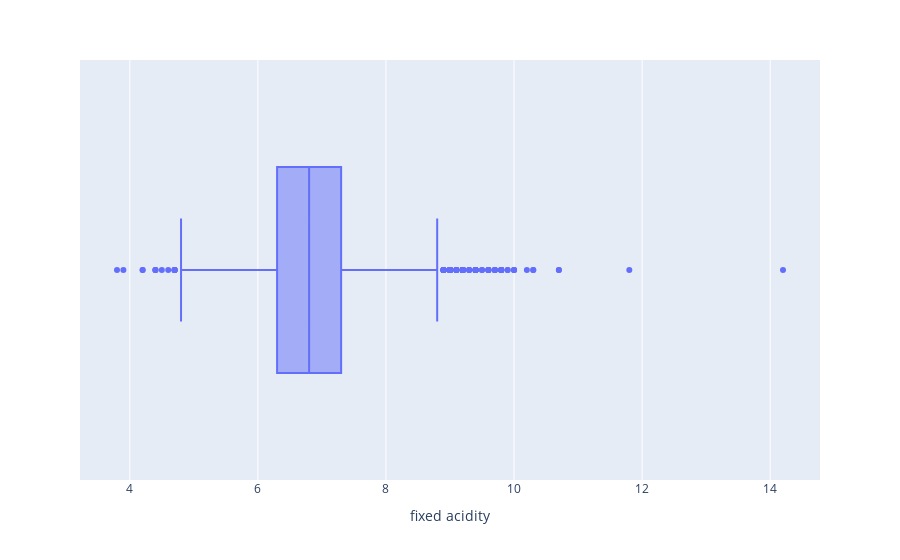

This figure's notebook cell:
### Code cell
# Criação do grafico box-plot para a variável 'fixed acidity'
px.box(x,"fixed acidity").show()

### Figure 1 — Plotly figure (JSON) as saved in the notebook; plotly's stock layout.template omitted (floating-point values rounded to 4 significant figures; data arrays with more than 128 entries replaced by an {"elided": "..."} marker saying what was removed)
{"data": [{"alignmentgroup": "True", "hovertemplate": "fixed acidity=%{x}<extra></extra>", "legendgroup": "", "marker": {"color": "#636efa"}, "name": "", "notched": false, "offsetgroup": "", "orientation": "h", "showlegend": false, "type": "box", "x": {"elided": "4898 float values"}, "x0": " ", "xaxis": "x", "y0": " ", "yaxis": "y"}], "layout": {"boxmode": "group", "legend": {"tracegroupgap": 0}, "margin": {"t": 60}, "xaxis": {"anchor": "y", "domain": [0, 1], "title": {"text": "fixed acidity"}}, "yaxis": {"anchor": "x", "domain": [0, 1]}}}
